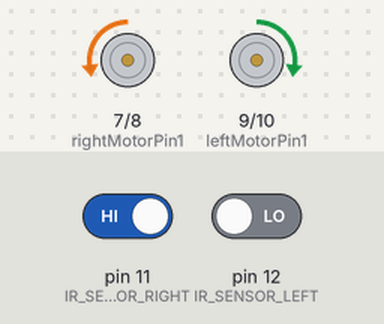
Bench run of a sketch on a simulated Arduino Uno, built with avr-gcc and run on an emulated ATmega328P. On the bench: motor-driver pin pairs drawn as motors (green arrow = first pin HIGH = forward, orange = second pin HIGH = backward, longer = more drive, scaled by the enable pin). Inputs (shaded band) come from the test bench; at power-on: pin 11 (IR_SENSOR_RIGHT) HIGH, pin 12 (IR_SENSOR_LEFT) LOW.

Above: at 1.2 s.
1.3 s: pin 11 (IR_SENSOR_RIGHT) driven LOW
At 2.5 s:
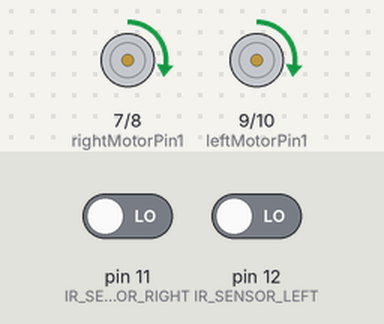
2.8 s: pin 12 (IR_SENSOR_LEFT) driven HIGH
At 3.8 s:
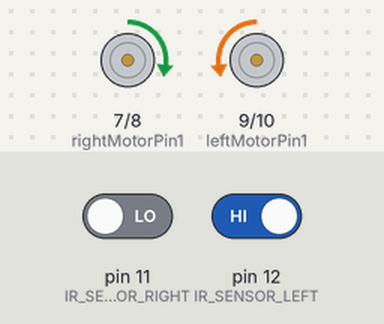
4.3 s: pin 11 (IR_SENSOR_RIGHT) driven HIGH
At 4.9 s:
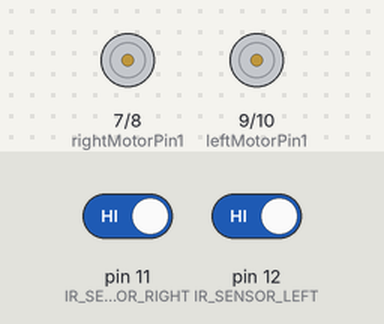
5.8 s: pin 12 (IR_SENSOR_LEFT) driven LOW
At 6.1 s:
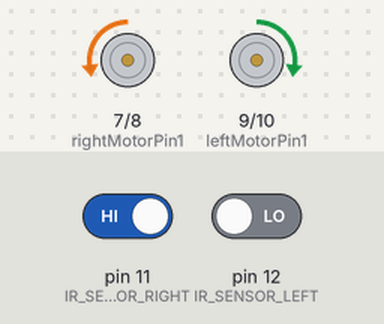
Timing chart, 0 to 8.3 s (numbered marks = the images above; inputs shaded):
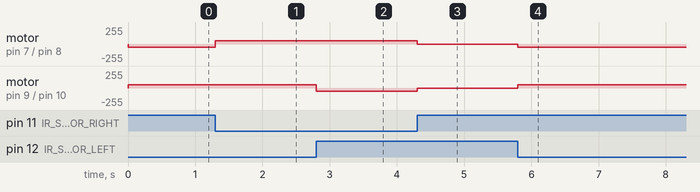

The sketch:

line_follower5.ino
```cpp
#define IR_SENSOR_RIGHT 11
#define IR_SENSOR_LEFT 12
#define MOTOR_SPEED 50

//Right motor
int enableRightMotor = 6;  // Pin 6 (PWM) for right motor speed control
int rightMotorPin1 = 7;    // Pin 7 for right motor direction control
int rightMotorPin2 = 8;    // Pin 8 for right motor direction control

//Left motor
int enableLeftMotor = 5;   // Pin 5 (PWM) for left motor speed control
int leftMotorPin1 = 9;     // Pin 9 for left motor direction control
int leftMotorPin2 = 10;    // Pin 10 for left motor direction control

void setup()
{
  // The problem with TT gear motors is that, at very low pwm value it does not even rotate.
  // If we increase the PWM value then it rotates faster and our robot is not controlled in that speed and goes out of line.
  // For that we need to increase the frequency of analogWrite.
  // Below line is important to change the frequency of PWM signal on pin D5 and D6
  // Because of this, motor runs in controlled manner (lower speed) at high PWM value.
  // This sets frequency as 7812.5 Hz.
  TCCR0B = TCCR0B & B11111000 | B00000010;

  // Initialize motor control pins as OUTPUT
  pinMode(enableRightMotor, OUTPUT);
  pinMode(rightMotorPin1, OUTPUT);
  pinMode(rightMotorPin2, OUTPUT);

  pinMode(enableLeftMotor, OUTPUT);
  pinMode(leftMotorPin1, OUTPUT);
  pinMode(leftMotorPin2, OUTPUT);

  // Initialize IR sensor pins as INPUT
  pinMode(IR_SENSOR_RIGHT, INPUT);
  pinMode(IR_SENSOR_LEFT, INPUT);

  // Stop the motors initially
  rotateMotor(0, 0);
}

void loop()
{
  int rightIRSensorValue = digitalRead(IR_SENSOR_RIGHT);
  int leftIRSensorValue = digitalRead(IR_SENSOR_LEFT);

  // If none of the sensors detects a black line, then go straight
  if (rightIRSensorValue == LOW && leftIRSensorValue == LOW)
  {
    rotateMotor(MOTOR_SPEED, MOTOR_SPEED);
  }
  // If right sensor detects a black line, then turn right
  else if (rightIRSensorValue == HIGH && leftIRSensorValue == LOW)
  {
    rotateMotor(-MOTOR_SPEED, MOTOR_SPEED);
  }
  // If left sensor detects a black line, then turn left
  else if (rightIRSensorValue == LOW && leftIRSensorValue == HIGH)
  {
    rotateMotor(MOTOR_SPEED, -MOTOR_SPEED);
  }
  // If both sensors detect a black line, then stop
  else
  {
    rotateMotor(0, 0);
  }
}

void rotateMotor(int rightMotorSpeed, int leftMotorSpeed)
{
  // Right motor direction control
  if (rightMotorSpeed < 0)
  {
    digitalWrite(rightMotorPin1, LOW);
    digitalWrite(rightMotorPin2, HIGH);
  }
  else if (rightMotorSpeed > 0)
  {
    digitalWrite(rightMotorPin1, HIGH);
    digitalWrite(rightMotorPin2, LOW);
  }
  else
  {
    digitalWrite(rightMotorPin1, LOW);
    digitalWrite(rightMotorPin2, LOW);
  }

  // Left motor direction control
  if (leftMotorSpeed < 0)
  {
    digitalWrite(leftMotorPin1, LOW);
    digitalWrite(leftMotorPin2, HIGH);
  }
  else if (leftMotorSpeed > 0)
  {
    digitalWrite(leftMotorPin1, HIGH);
    digitalWrite(leftMotorPin2, LOW);
  }
  else
  {
    digitalWrite(leftMotorPin1, LOW);
    digitalWrite(leftMotorPin2, LOW);
  }

  // Control motor speed using PWM
  analogWrite(enableRightMotor, abs(rightMotorSpeed)); // Right motor speed
  analogWrite(enableLeftMotor, abs(leftMotorSpeed));   // Left motor speed
}
```

Measured:
- after the input at 1.3 s, motor on pin 7 (rightMotorPin1) / pin 8 (rightMotorPin2): backward 50/255 → forward 50/255 at once
- after the input at 2.8 s, motor on pin 9 (leftMotorPin1) / pin 10 (leftMotorPin2): forward 50/255 → backward 50/255 at once
- after the input at 4.3 s, motor on pin 7 (rightMotorPin1) / pin 8 (rightMotorPin2): forward 50/255 → stopped at once; motor on pin 9 (leftMotorPin1) / pin 10 (leftMotorPin2): backward 50/255 → stopped at once
- after the input at 5.8 s, motor on pin 7 (rightMotorPin1) / pin 8 (rightMotorPin2): stopped → backward 50/255 at once; motor on pin 9 (leftMotorPin1) / pin 10 (leftMotorPin2): stopped → forward 50/255 at once
